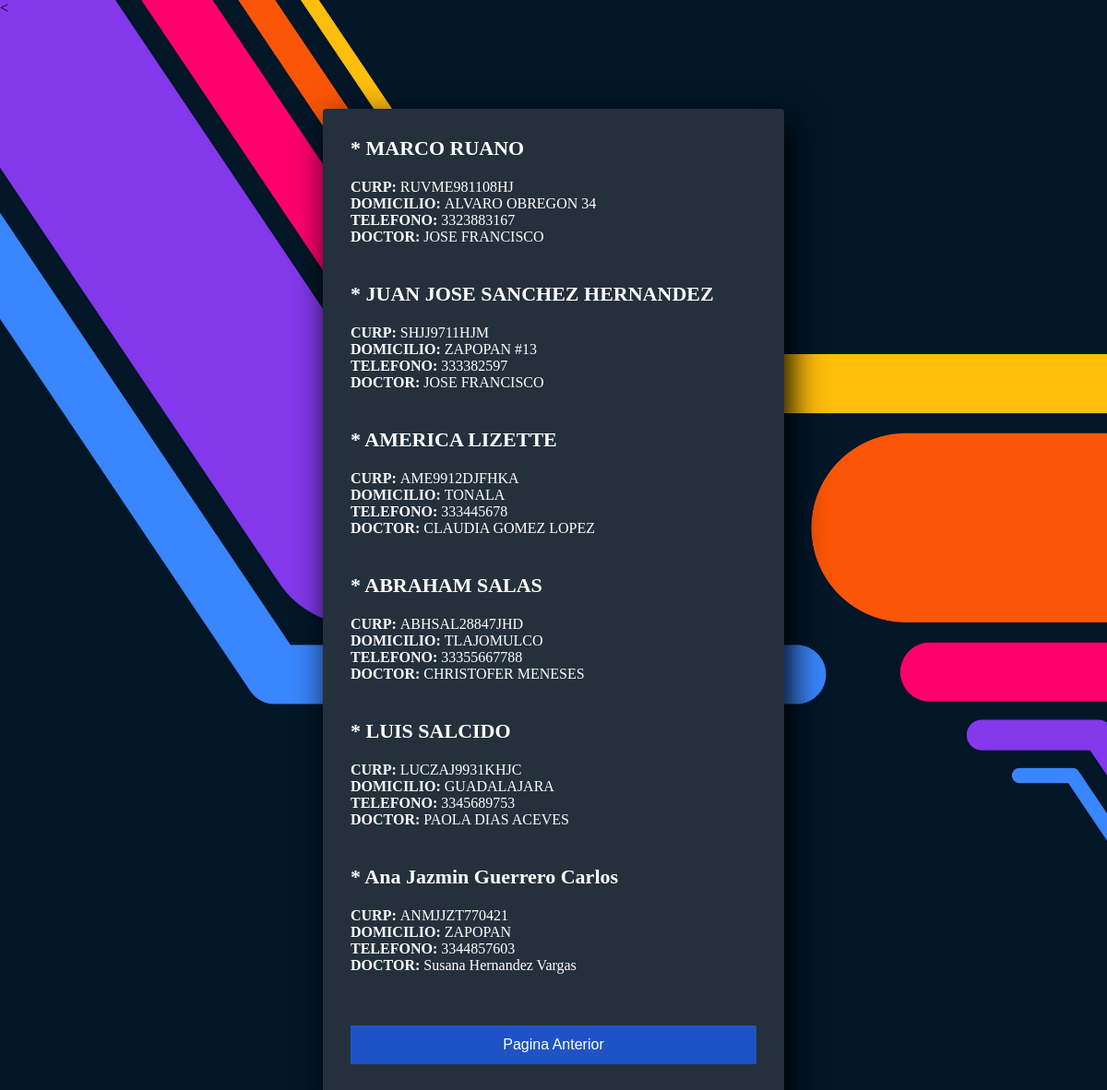
Page /php/consultasgenerales.php on the committed database.
### tables this page shows
CREATE TABLE `pacientes` (
  `id` int(50) NOT NULL,
  `NOMBRE` varchar(100) NOT NULL,
  `CURP` varchar(100) NOT NULL,
  `DOMICILIO` varchar(100) NOT NULL,
  `AREA` varchar(100) NOT NULL,
  `DOCTOR` varchar(100) NOT NULL,
  `EXPEDIENTE` varchar(300) NOT NULL,
  `TELEFONO` varchar(50) DEFAULT NULL
);

### php/mostrar.php (the view, shortened to what this page needs)
<?php
$inc = include("conexion_be.php");
if ($inc) {
	$consulta = "SELECT * FROM pacientes";
	$resultado = mysqli_query($conexion,$consulta);
	if ($resultado) {
		while ($row = $resultado->fetch_array()) {
	    $NOMBRE = $row['NOMBRE'];
	    $CURP = $row['CURP'];
	    $DOMICILIO = $row['DOMICILIO'];
	    $TELEFONO = $row['TELEFONO'];
        $DOCTOR = $row['DOCTOR'];
	    ?>
        <div>
		<h4>* <?php echo $NOMBRE; ?></h4>
        	<div>
        			<b> CURP:       </b> <?php echo $CURP;       ?><br>
        		    <b> DOMICILIO:  </b> <?php echo $DOMICILIO;  ?><br>
        		    <b> TELEFONO:   </b> <?php echo $TELEFONO;   ?><br>
                    <b> DOCTOR:     </b> <?php echo $DOCTOR;     ?><br>
        		<p></p>
        	</div>
        </div>
	    <?php
	    }
	}
}
?>

### assets/css/estilos4.css (style rules this page uses)
* { margin: 0; padding: 0; box-sizing: border-box; }
body { background-image: url(../images/bg7.jpg); background-size: cover; background-repeat: no-repeat; background-position: center; background-attachment: fixed; }
.form-register h4 { font-size: 22px; margin-bottom: 20px; }
.form-register p { height: 40px; text-align: center; font-size: 18px; line-height: 40px; }

### rows in the picture
pacientes: NOMBRE "MARCO RUANO", CURP "RUVME981108HJ", DOMICILIO "ALVARO OBREGON 34", TELEFONO "3323883167", DOCTOR "JOSE FRANCISCO"
pacientes: NOMBRE "JUAN JOSE SANCHEZ HERNANDEZ", CURP "SHJJ9711HJM", DOMICILIO "ZAPOPAN #13", TELEFONO "333382597", DOCTOR "JOSE FRANCISCO"
pacientes: NOMBRE "AMERICA LIZETTE", CURP "AME9912DJFHKA", DOMICILIO "TONALA", TELEFONO "333445678", DOCTOR "CLAUDIA GOMEZ LOPEZ"
pacientes: NOMBRE "ABRAHAM SALAS", CURP "ABHSAL28847JHD", DOMICILIO "TLAJOMULCO", TELEFONO "33355667788", DOCTOR "CHRISTOFER MENESES"
pacientes: NOMBRE "LUIS SALCIDO", CURP "LUCZAJ9931KHJC", DOMICILIO "GUADALAJARA", TELEFONO "3345689753", DOCTOR "PAOLA DIAS ACEVES"
pacientes: NOMBRE "Ana Jazmin Guerrero Carlos", CURP "ANMJJZT770421", DOMICILIO "ZAPOPAN", TELEFONO "3344857603", DOCTOR "Susana Hernandez Vargas"
